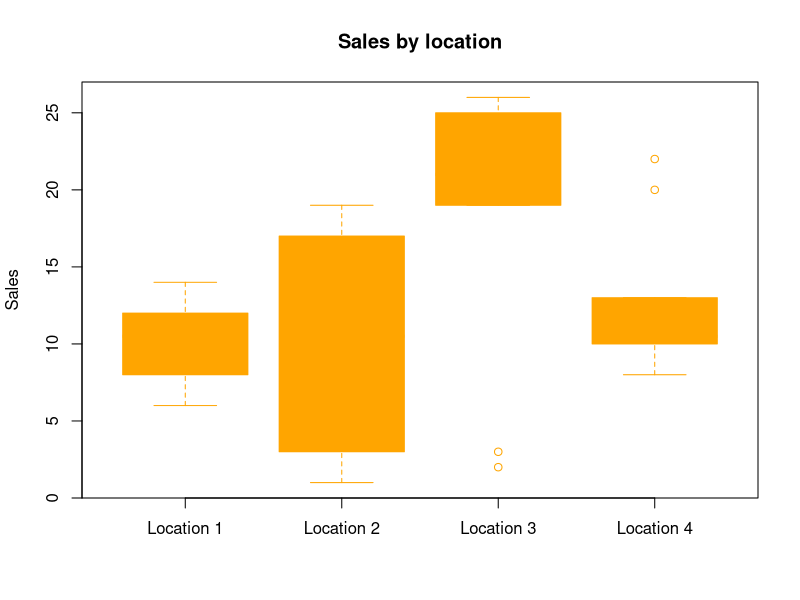

R code for this plot:
## ---- chunk 1
#exp 2.1 (p65)
demand <- c(60,84,65,67,75,72,80,85,63,82,70,75)
mean(demand)
median(demand)
df <- as.data.frame(table(demand))
colnames(df) <- c("value","freq")
df <- df[order(-df[, "freq"]), ]
df #mode is 75
## ---- chunk 2
#exp 2.2 (p65)
eps <- c(0.05,0.05,0.081,0.136,0.232,0.207,0.12,0.142)
mean(eps)
median(eps)
df <- as.data.frame(table(eps))
colnames(df) <- c("value","freq")
df <- df[order(-df[, "freq"]), ]
df
## ---- chunk 3
#exp 2.5
demand <- c(60,84,65,67,75,72,80,85,63,82,70,75)
demand <- sort(demand)
demand
fivenum(demand)
## ---- chunk 4
#exp 2.6
shopping <- c(18,46,45,20,33,33,21,31,23,34,42,38,31,38,21,37,37,30,42,34,34,18,30,48,51,52,19,37,30,25,42,41,34,50,52,50,19,21,34,25,18,25,25,43,59,37,23,23,40,31,45,51,45,60,30,40,37,21,34,34,42,43,60,40,37,20,40,18,21,52,18,68,28,57,63,57,63,31,67,25,69,34,69,57,69,57,70,18,70,70,71,73,73,71,70,69,68,64,59,18,47,52,55,25)
shopping <- sort(shopping)
shopping
q1_position <- 0.25*(length(shopping)+1)
q1 <- 28 + 0.25*(30-28)
q1
fivenum(shopping)
## ---- chunk 5
#exp 2.8, p74
sales <- data.frame(Location_1 = c(6,8,10,12,14,9,11,7,13,11),
                    Location_2 = c(1,19,2,18,11,10,3,17,4,17),
                    Location_3 = c(2,3,25,20,22,19,25,20,22,26),
                    Location_4 = c(22,20,10,13,12,10,11,9,10,8))
sales
summary(sales)
sapply(sales,IQR)
boxplot(sales$Location_1, sales$Location_2, sales$Location_3, sales$Location_4,
        main = "Sales by location",
        ylab = "Sales",
        at = c(1,2,3,4),
        names = c("Location 1","Location 2","Location 3","Location 4"),
        col = "orange",
        border = "orange")
## ---- chunk 6
#exp 2.9, p76
sales <- c(6,8,10,12,14,9,11,7,13,11)
mean(sales)
mean <- rep(mean(sales), 10)
df <- as.data.frame(cbind(sales,mean))
df
df$s_diff_m <- df$sales - df$mean
df$s_diff_m_sq <- df$s_diff_m^2
var <- sum(df$s_diff_m_sq)/(length(sales)-1)
var
sd <- var^0.5
sd
var(sales)
sd(sales)
